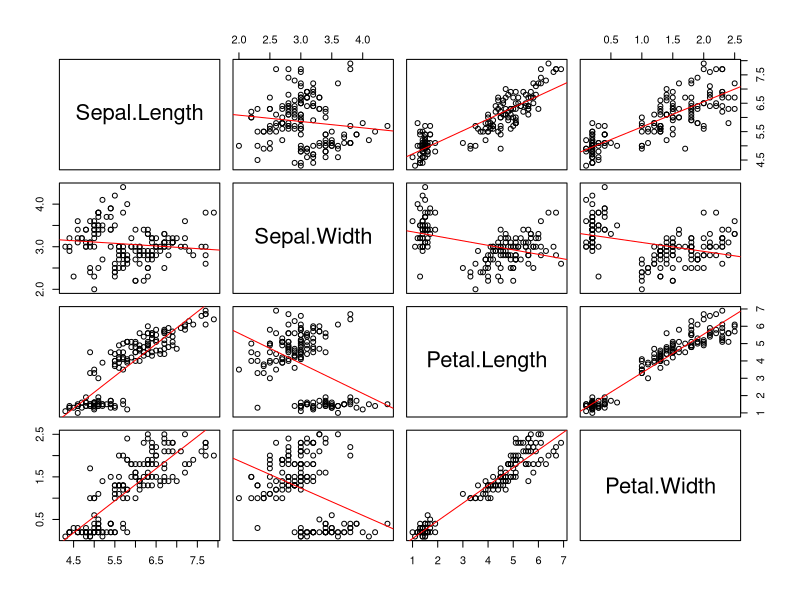
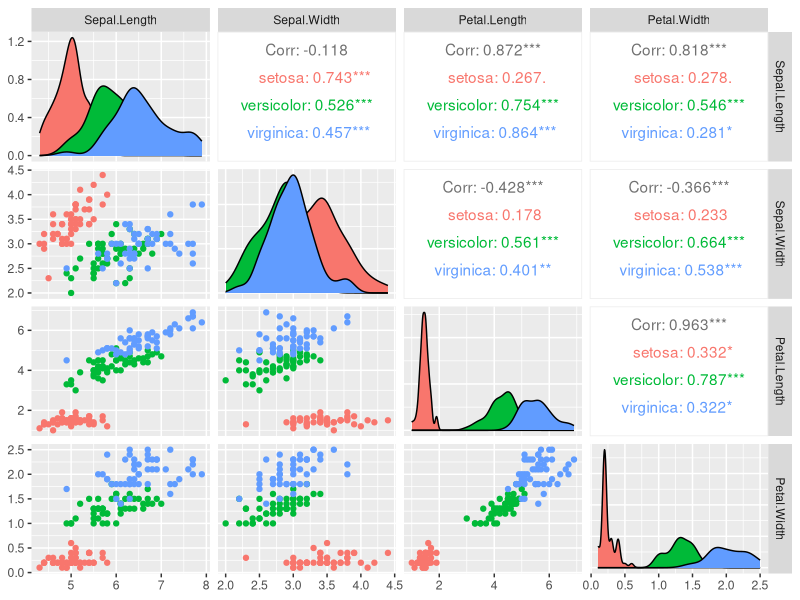

These charts were generated, in order, by the following R code:
library(ggplot2)
library(GGally)

# Bring dataset into memory
attach(iris)

# Verify the structure of the data
head(iris, 10)
str(iris)

# Make any necessary datatype changes
iris$Sepal.Length <- as.numeric(iris$Sepal.Length)

# Isolate only those columns which are numeric/continuous
num_only <- unlist(lapply(iris, is.numeric))

# Create regression line function
panel.lm <- function(x, y, pch=par("pch"), col.lm="red", ...){
  ymin <- min(y)
  ymax <- max(y)
  xmin <- min(x)
  xmax <- max(x)
  ylim <- c(min(ymin,xmin),max(ymax,xmax))
  xlim <- ylim
  points(x, y, pch = pch,ylim = ylim, xlim= xlim,...)
  ok <- is.finite(x) & is.finite(y)
  if (any(ok)) 
    abline(lm(y[ok]~ x[ok]), 
           col = col.lm, ...)
}

# Output Scatterplot Version 1
pairs(iris[,num_only], panel = panel.lm)

# Output Scatterplot Version 2
ggpairs(iris[,num_only], ggplot2::aes(colour=iris$Species),  panel = panel.lm)
      